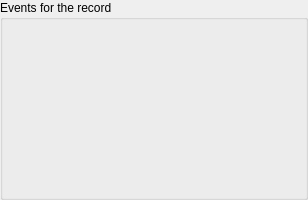
<?xml version="1.0" encoding="UTF-8"?>
<ui version="4.0">
 <class>EventsWidget</class>
 <widget class="QGroupBox" name="EventsWidget">
  <property name="geometry">
   <rect>
    <x>0</x>
    <y>0</y>
    <width>308</width>
    <height>200</height>
   </rect>
  </property>
  <property name="windowTitle">
   <string>GroupBox</string>
  </property>
  <property name="accessibleName">
   <string notr="true"/>
  </property>
  <property name="title">
   <string>Events for the record</string>
  </property>
  <layout class="QGridLayout" name="gridLayout">
   <property name="margin">
    <number>5</number>
   </property>
   <item row="0" column="0">
    <layout class="QGridLayout" name="events"/>
   </item>
  </layout>
 </widget>
 <resources/>
 <connections/>
</ui>
